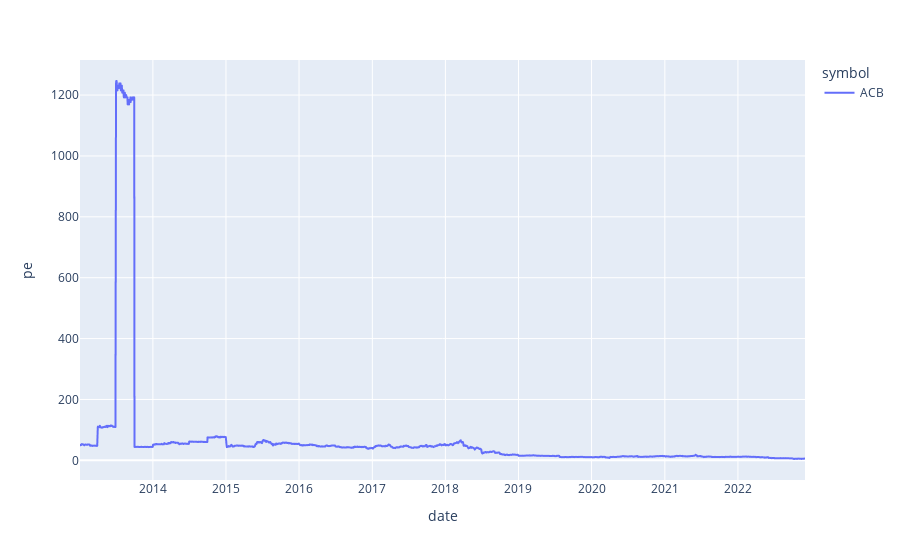

Notebook source saved alongside this figure:
### Markdown cell above
## P/E & P/B

### Code cell
import seaborn as sns
import plotly.express as px
import plotly.graph_objects as go


price_financialratio["pe"] = (
    price_financialratio["close"] * 1000 / price_financialratio["earningPerShare"]
)
# sns.lineplot(data=price_financialratio, x="date", y="pe", hue="symbol")
fig = px.line(price_financialratio, x="date", y="pe", color="symbol")
# fig.update_layout(yaxis_range=[0,100])
fig.show()

### Figure 1 — Plotly figure (JSON) as saved in the notebook; plotly's stock layout.template omitted (floating-point values rounded to 4 significant figures; data arrays with more than 128 entries replaced by an {"elided": "..."} marker saying what was removed)
{"data": [{"hovertemplate": "symbol=ACB<br>date=%{x}<br>pe=%{y}<extra></extra>", "legendgroup": "ACB", "line": {"color": "#636efa", "dash": "solid"}, "marker": {"symbol": "circle"}, "mode": "lines", "name": "ACB", "showlegend": true, "type": "scattergl", "x": {"elided": "2472 str values"}, "xaxis": "x", "y": {"elided": "2472 float values"}, "yaxis": "y"}], "layout": {"legend": {"title": {"text": "symbol"}, "tracegroupgap": 0}, "margin": {"t": 60}, "xaxis": {"anchor": "y", "domain": [0, 1], "title": {"text": "date"}}, "yaxis": {"anchor": "x", "domain": [0, 1], "title": {"text": "pe"}}}}
